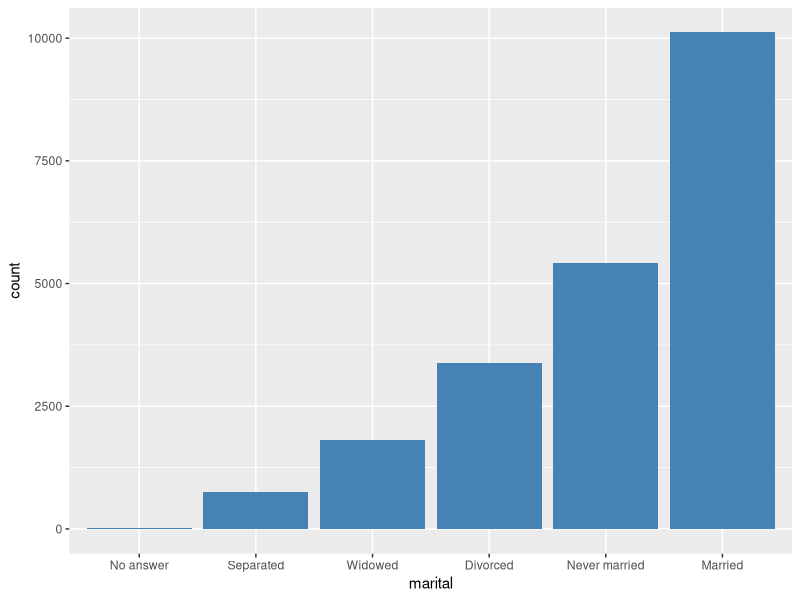
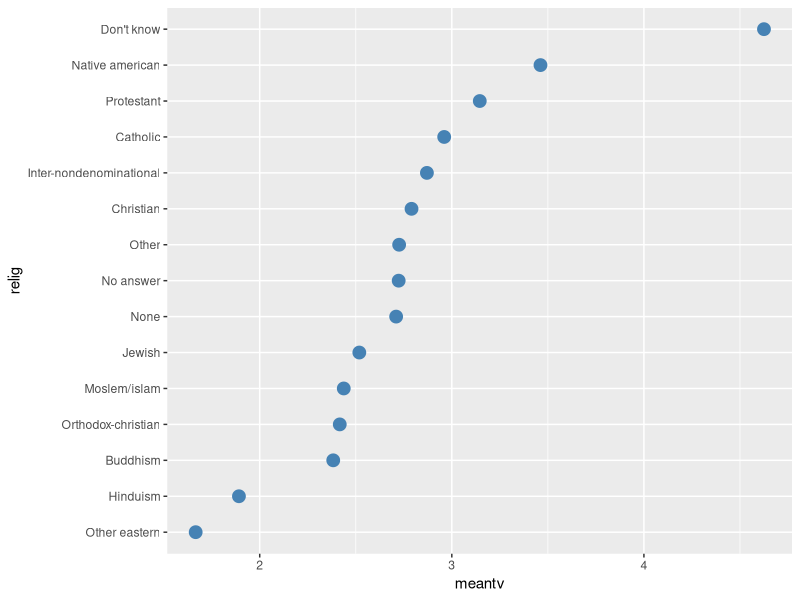

Write R code to recreate these figures, in order.
library(tidyverse)
library(forcats)
gss_cat %>% 
  mutate(race=fct_drop(race)) %>% 
  select(race) %>% 
  table()
gss_cat %>% 
  mutate(race=fct_drop(race)) %>% 
  mutate(race=fct_relevel(race,c("White","Black","Other"))) %>% 
  select(race) %>% 
  table()

gss_cat %>% 
  mutate(marital=fct_infreq(marital)) %>% 
  mutate(marital=fct_rev(marital)) %>% 
  ggplot(aes(marital)) + 
  geom_bar(fill="steelblue")
View(gss_cat)
gss_cat %>% 
  group_by(relig) %>% 
  summarise(meantv=mean(tvhours,na.rm = TRUE)) %>% 
  mutate(relig=fct_reorder(relig,meantv)) %>% 
  ggplot(aes(meantv,relig))+
  geom_point(size = 4,color="steelblue")


#loops

View(starwars)
for (i in 1:5) {
  print(starwars$name[i])
}
for(i in 1:length(starwars$height)){
  print(starwars$height[i])
}
tallness=vector(mode = "numeric",
                length = 5)
for(i in 1:5){
  tallness[i]<- starwars$height[i]/100
}
tallness

for(i in starwars$name){
  print(i)
  if(i=="Darth Vader"){
    break
  }
}
for(i in starwars$name){
  if(i=="C-3PO"){
    next
  }
  print(i)
  if(i=="Darth Vader"){
    break
  }
}

for(i in 1:5){
  cat("the height of",starwars$name[i],"is",tallness[i],"meters\n")
}
